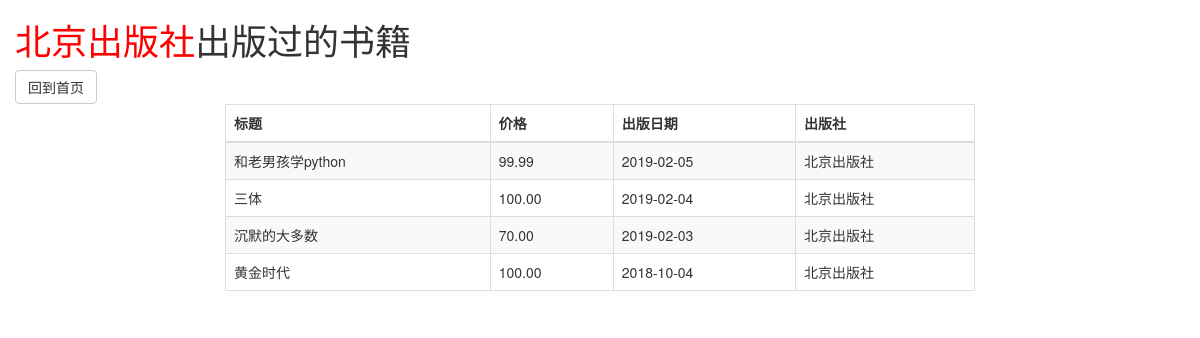
The page /show_publish_book/1 (signed in) on the database its author committed.
### crud/models.py (models this page shows, shortened)
class Publish(models.Model):
    nid = models.AutoField(primary_key=True)
    name = models.CharField(max_length=32)
    city = models.CharField(max_length=32)
    email = models.EmailField()

class Book(models.Model):
    nid = models.AutoField(primary_key=True)
    title = models.CharField(max_length=32, unique=True)
    pub_date = models.DateField()
    price = models.DecimalField(max_digits=5, decimal_places=2)
    publish = models.ForeignKey(to="Publish", to_field='nid', on_delete=models.CASCADE)
    authors = models.ManyToManyField(to='Author')

### crud/views/publish.py (the view)
# urls.py: re_path('show_publish_book/(\d+)', publish_view.show_publish_book),
def show_publish_book(request, id):
    publish_obj = Publish.objects.filter(nid=id).first()
    book_list = publish_obj.book_set.all()
    context = {
        'publish_obj': publish_obj,
        'book_list': book_list,
    }
    return render(request, 'publish/show_publish_book.html', context=context)

### templates/publish/show_publish_book.html (shortened to what this page needs)
{% extends 'base.html' %}
{% block header-info %}
    <h1><span class="red_info">{{ publish_obj.name }}</span>出版过的书籍</h1>
    <a href="{% url 'crud:book' %}" class="btn btn-default">回到首页</a>
{% endblock header-info %}
{% block content %}
    <table id="table" class="table table-bordered table-striped">
        <thead>
        <tr>
            <th>标题</th>
            <th>价格</th>
            <th>出版日期</th>
            <th>出版社</th>
        </tr>
        </thead>
        <tbody>
        {% for book in book_list %}
            <tr>
                <td>{{ book.title }}</td>
                <td>{{ book.price }}</td>
                <td>{{ book.pub_date | date:'Y-m-d' }}</td>
                <td>{{ book.publish.name }}</td>
            </tr>
        {% endfor %}
        </tbody>
    </table>
{% endblock content %}

### crud/static/css/common.css (style rules this page uses)
.red_info { color: red; }

### rows shown on the page
Publish: name "北京出版社"
Book: title "和老男孩学python", price "99.99", pub_date "2019-02-05", publish.name "北京出版社"
Book: title "三体", price "100.00", pub_date "2019-02-04", publish.name "北京出版社"
Book: title "沉默的大多数", price "70.00", pub_date "2019-02-03", publish.name "北京出版社"
Book: title "黄金时代", price "100.00", pub_date "2018-10-04", publish.name "北京出版社"
